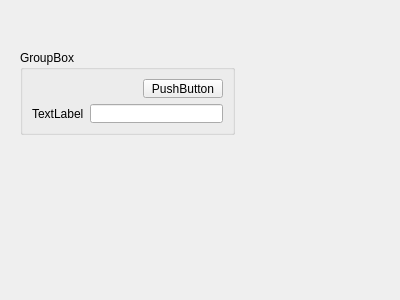
<?xml version="1.0" encoding="UTF-8"?>
<ui version="4.0">
 <class>Form</class>
 <widget class="QWidget" name="Form">
  <property name="geometry">
   <rect>
    <x>0</x>
    <y>0</y>
    <width>400</width>
    <height>300</height>
   </rect>
  </property>
  <property name="windowTitle">
   <string>Form</string>
  </property>
  <widget class="QGroupBox" name="groupBox">
   <property name="geometry">
    <rect>
     <x>20</x>
     <y>50</y>
     <width>215</width>
     <height>85</height>
    </rect>
   </property>
   <property name="title">
    <string>GroupBox</string>
   </property>
   <layout class="QVBoxLayout" name="verticalLayout">
    <item>
     <layout class="QHBoxLayout" name="horizontalLayout_2">
      <item>
       <spacer name="horizontalSpacer">
        <property name="orientation">
         <enum>Qt::Horizontal</enum>
        </property>
        <property name="sizeHint" stdset="0">
         <size>
          <width>40</width>
          <height>20</height>
         </size>
        </property>
       </spacer>
      </item>
      <item>
       <widget class="QPushButton" name="pushButton">
        <property name="text">
         <string>PushButton</string>
        </property>
       </widget>
      </item>
     </layout>
    </item>
    <item>
     <layout class="QHBoxLayout" name="horizontalLayout">
      <item>
       <widget class="QLabel" name="label">
        <property name="text">
         <string>TextLabel</string>
        </property>
       </widget>
      </item>
      <item>
       <widget class="QLineEdit" name="lineEdit"/>
      </item>
     </layout>
    </item>
   </layout>
  </widget>
 </widget>
 <resources/>
 <connections/>
</ui>
